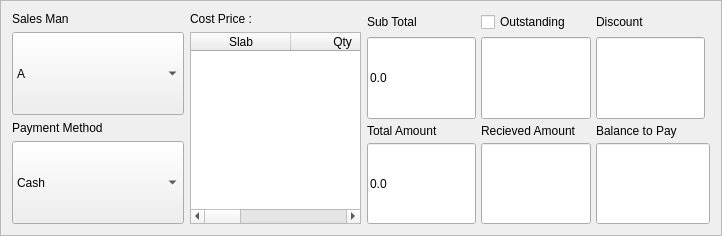
         <widget class="QFrame" name="frame_5">
          <property name="sizePolicy">
           <sizepolicy hsizetype="Preferred" vsizetype="Preferred">
            <horstretch>0</horstretch>
            <verstretch>1</verstretch>
           </sizepolicy>
          </property>
          <property name="frameShape">
           <enum>QFrame::StyledPanel</enum>
          </property>
          <property name="frameShadow">
           <enum>QFrame::Raised</enum>
          </property>
          <layout class="QGridLayout" name="gridLayout_5">
           <item row="0" column="0" rowspan="2">
            <widget class="QWidget" name="widget" native="true">
             <property name="sizePolicy">
              <sizepolicy hsizetype="Preferred" vsizetype="Preferred">
               <horstretch>1</horstretch>
               <verstretch>0</verstretch>
              </sizepolicy>
             </property>
             <layout class="QVBoxLayout" name="verticalLayout">
              <property name="leftMargin">
               <number>0</number>
              </property>
              <property name="topMargin">
               <number>0</number>
              </property>
              <property name="rightMargin">
               <number>0</number>
              </property>
              <property name="bottomMargin">
               <number>0</number>
              </property>
              <item>
               <widget class="QLabel" name="label_8">
                <property name="sizePolicy">
                 <sizepolicy hsizetype="Preferred" vsizetype="Preferred">
                  <horstretch>1</horstretch>
                  <verstretch>0</verstretch>
                 </sizepolicy>
                </property>
                <property name="text">
                 <string>Sales Man</string>
                </property>
               </widget>
              </item>
              <item>
               <widget class="QComboBox" name="IQCB_SaleMan">
                <property name="sizePolicy">
                 <sizepolicy hsizetype="Preferred" vsizetype="Expanding">
                  <horstretch>0</horstretch>
                  <verstretch>0</verstretch>
                 </sizepolicy>
                </property>
                <item>
                 <property name="text">
                  <string>A</string>
                 </property>
                </item>
                <item>
                 <property name="text">
                  <string>B</string>
                 </property>
                </item>
                <item>
                 <property name="text">
                  <string>C</string>
                 </property>
                </item>
               </widget>
              </item>
              <item>
               <widget class="QLabel" name="label_19">
                <property name="sizePolicy">
                 <sizepolicy hsizetype="Preferred" vsizetype="Preferred">
                  <horstretch>1</horstretch>
                  <verstretch>0</verstretch>
                 </sizepolicy>
                </property>
                <property name="text">
                 <string>Payment Method</string>
                </property>
               </widget>
              </item>
              <item>
               <widget class="QComboBox" name="IQCB_PayMethod">
                <property name="sizePolicy">
                 <sizepolicy hsizetype="Preferred" vsizetype="Expanding">
                  <horstretch>0</horstretch>
                  <verstretch>0</verstretch>
                 </sizepolicy>
                </property>
                <item>
                 <property name="text">
                  <string>Cash</string>
                 </property>
                </item>
                <item>
                 <property name="text">
                  <string>UPI</string>
                 </property>
                </item>
                <item>
                 <property name="text">
                  <string>Card</string>
                 </property>
                </item>
               </widget>
              </item>
             </layout>
            </widget>
           </item>
           <item row="0" column="1">
            <widget class="QLabel" name="IQLE_CostPrice">
             <property name="sizePolicy">
              <sizepolicy hsizetype="Preferred" vsizetype="Preferred">
               <horstretch>1</horstretch>
               <verstretch>0</verstretch>
              </sizepolicy>
             </property>
             <property name="text">
              <string>Cost Price :</string>
             </property>
            </widget>
           </item>
           <item row="0" column="2" rowspan="2">
            <widget class="QWidget" name="widget_2" native="true">
             <property name="sizePolicy">
              <sizepolicy hsizetype="Preferred" vsizetype="Preferred">
               <horstretch>2</horstretch>
               <verstretch>0</verstretch>
              </sizepolicy>
             </property>
             <layout class="QGridLayout" name="gridLayout_3">
              <property name="leftMargin">
               <number>0</number>
              </property>
              <property name="topMargin">
               <number>0</number>
              </property>
              <property name="rightMargin">
               <number>0</number>
              </property>
              <property name="bottomMargin">
               <number>0</number>
              </property>
              <property name="spacing">
               <number>5</number>
              </property>
              <item row="2" column="4">
               <widget class="QLineEdit" name="IQLE_Account">
                <property name="sizePolicy">
                 <sizepolicy hsizetype="Expanding" vsizetype="Expanding">
                  <horstretch>0</horstretch>
                  <verstretch>0</verstretch>
                 </sizepolicy>
                </property>
                <property name="text">
                 <string/>
                </property>
                <property name="readOnly">
                 <bool>true</bool>
                </property>
               </widget>
              </item>
              <item row="4" column="5">
               <widget class="QLabel" name="label_18">
                <property name="text">
                 <string>Balance to Pay</string>
                </property>
               </widget>
              </item>
              <item row="2" column="3">
               <widget class="QLineEdit" name="IQLE_SubTotal">
                <property name="sizePolicy">
                 <sizepolicy hsizetype="Expanding" vsizetype="Expanding">
                  <horstretch>0</horstretch>
                  <verstretch>0</verstretch>
                 </sizepolicy>
                </property>
                <property name="text">
                 <string>0.0</string>
                </property>
                <property name="readOnly">
                 <bool>true</bool>
                </property>
               </widget>
              </item>
              <item row="1" column="3">
               <widget class="QLabel" name="label_10">
                <property name="text">
                 <string>Sub Total</string>
                </property>
               </widget>
              </item>
              <item row="6" column="3">
               <widget class="QLineEdit" name="IQLE_TotalAmount">
                <property name="sizePolicy">
                 <sizepolicy hsizetype="Expanding" vsizetype="Expanding">
                  <horstretch>0</horstretch>
                  <verstretch>0</verstretch>
                 </sizepolicy>
                </property>
                <property name="text">
                 <string>0.0</string>
                </property>
                <property name="readOnly">
                 <bool>true</bool>
                </property>
               </widget>
              </item>
              <item row="6" column="5" colspan="2">
               <widget class="QLineEdit" name="IQLE_BalAccount">
                <property name="sizePolicy">
                 <sizepolicy hsizetype="Expanding" vsizetype="Expanding">
                  <horstretch>0</horstretch>
                  <verstretch>0</verstretch>
                 </sizepolicy>
                </property>
                <property name="readOnly">
                 <bool>true</bool>
                </property>
               </widget>
              </item>
              <item row="1" column="4">
               <widget class="QCheckBox" name="IQCB_AddOutstanding">
                <property name="text">
                 <string>Outstanding</string>
                </property>
               </widget>
              </item>
              <item row="4" column="4">
               <widget class="QLabel" name="label_17">
                <property name="text">
                 <string>Recieved Amount</string>
                </property>
               </widget>
              </item>
              <item row="6" column="4">
               <widget class="QLineEdit" name="IQLE_RcvdAmount">
                <property name="sizePolicy">
                 <sizepolicy hsizetype="Expanding" vsizetype="Expanding">
                  <horstretch>0</horstretch>
                  <verstretch>0</verstretch>
                 </sizepolicy>
                </property>
                <property name="text">
                 <string/>
                </property>
               </widget>
              </item>
              <item row="4" column="3">
               <widget class="QLabel" name="label_16">
                <property name="text">
                 <string>Total Amount</string>
                </property>
               </widget>
              </item>
              <item row="1" column="5">
               <widget class="QLabel" name="label_15">
                <property name="text">
                 <string>Discount</string>
                </property>
               </widget>
              </item>
              <item row="2" column="5">
               <widget class="QLineEdit" name="IQLE_Discount">
                <property name="sizePolicy">
                 <sizepolicy hsizetype="Expanding" vsizetype="Expanding">
                  <horstretch>0</horstretch>
                  <verstretch>0</verstretch>
                 </sizepolicy>
                </property>
                <property name="text">
                 <string/>
                </property>
               </widget>
              </item>
             </layout>
             <zorder>IQLE_SubTotal</zorder>
             <zorder>IQLE_Discount</zorder>
             <zorder>IQLE_Account</zorder>
             <zorder>label_18</zorder>
             <zorder>IQLE_BalAccount</zorder>
             <zorder>IQLE_RcvdAmount</zorder>
             <zorder>label_17</zorder>
             <zorder>label_16</zorder>
             <zorder>IQLE_TotalAmount</zorder>
             <zorder>IQCB_AddOutstanding</zorder>
             <zorder>label_10</zorder>
             <zorder>label_15</zorder>
            </widget>
           </item>
           <item row="1" column="1">
            <widget class="QTableWidget" name="OQTB_Tax">
             <column>
              <property name="text">
               <string>Slab</string>
              </property>
             </column>
             <column>
              <property name="text">
               <string> Qty</string>
              </property>
             </column>
             <column>
              <property name="text">
               <string>Amount</string>
              </property>
             </column>
             <column>
              <property name="text">
               <string>Tax</string>
              </property>
             </column>
            </widget>
           </item>
          </layout>
         </widget>
